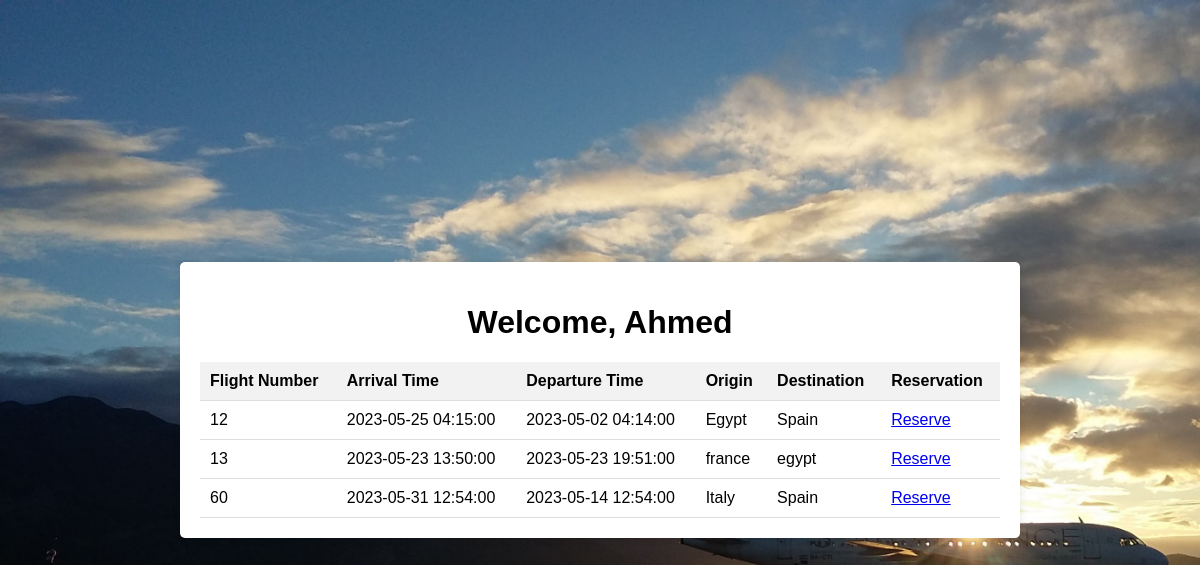
The app's page /home.php (signed in) with its own data.
### tables this page shows
CREATE TABLE `flights` (
  `flight_number` varchar(10) NOT NULL,
  `origin` varchar(50) NOT NULL,
  `destination` varchar(50) NOT NULL,
  `departure_time` datetime NOT NULL,
  `arrival_time` datetime NOT NULL
);

### home.php (the view, shortened to what this page needs)
<!DOCTYPE html>
<html>
<head>
</head>
<body>
  <div class="container">
    <h1>Welcome, <?php session_start(); $n=$_SESSION['name'];echo $n; ?></h1>
    <table>
      <tr>
        <th>Flight Number</th>
        <th>Arrival Time</th>
        <th>Departure Time</th>
        <th>Origin</th>
        <th>Destination</th>
        <th>Reservation</th>
      </tr>
      <?php
      require_once('config.php');
      $sql = "SELECT flight_number, arrival_time, departure_time, origin, destination FROM flights";
      $result = $conn->query($sql);
      if ($result->num_rows > 0) {
        while ($row = $result->fetch_assoc()) {
          echo "<tr>";
          echo "<td>".$row['flight_number']."</td>";
          echo "<td>".$row['arrival_time']."</td>";
          echo "<td>".$row['departure_time']."</td>";
          echo "<td>".$row['origin']."</td>";
          echo "<td>".$row['destination']."</td>";
          echo "<td><a href='reservation.php?flight=".$row['flight_number']."'>Reserve</a></td>";
          echo "</tr>";
        }
      } else {
        echo "<tr><td colspan='6'>No flights available.</td></tr>";
      }
      ?>
    </table>
  </div>
</body>
</html>

### home.php (style rules this page uses)
body { font-family: Arial, sans-serif; background-image: url("imgs/login.jpg"); background-repeat: no-repeat; background-size: cover; margin: 0; padding: 0; display: flex; justify-content: center; align-items: center; height: 100vh; }
.container { width: 800px; background-color: #fff; padding: 20px; border-radius: 5px; box-shadow: 0 0 10px rgba(0, 0, 0, 0.1); }
h1 { text-align: center; }
table { width: 100%; border-collapse: collapse; margin-top: 20px; }
th, td { padding: 10px; text-align: left; border-bottom: 1px solid #ddd; }
th { background-color: #f2f2f2; }

### records on screen
flights: flight_number "12", arrival_time "2023-05-25 04:15:00", departure_time "2023-05-02 04:14:00", origin "Egypt", destination "Spain"
flights: flight_number "13", arrival_time "2023-05-23 13:50:00", departure_time "2023-05-23 19:51:00", origin "france", destination "egypt"
flights: flight_number "60", arrival_time "2023-05-31 12:54:00", departure_time "2023-05-14 12:54:00", origin "Italy", destination "Spain"

### other values on screen
$n "Ahmed"
